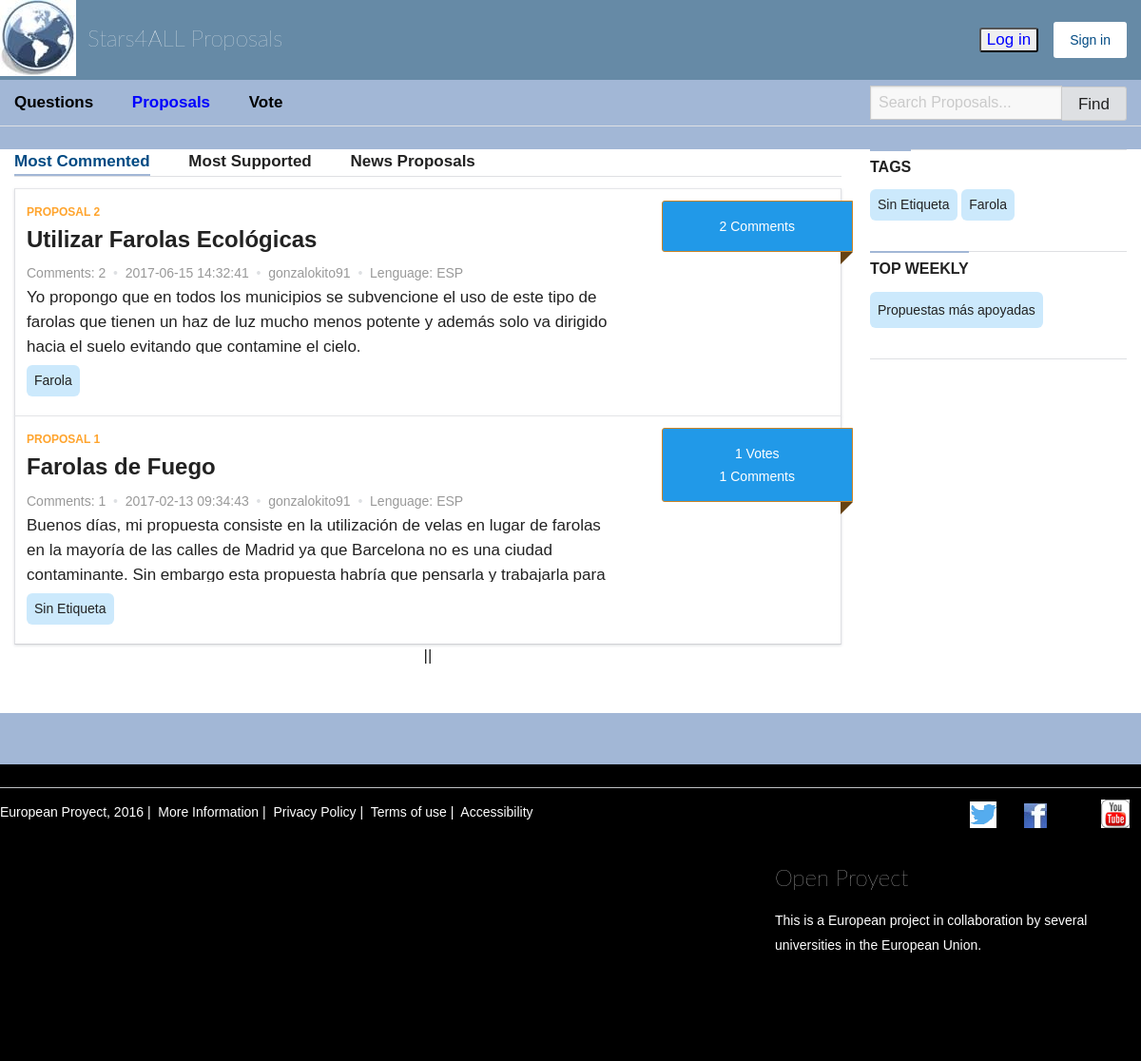
Page /PropuestasCiudadanas.php on the committed database.
### tables this page shows
CREATE TABLE `propuestas` (
  `Id_Unico` int(11) NOT NULL,
  `Titulo_Propuesta` varchar(100) NOT NULL,
  `Cuerpo_Propuesta` varchar(3000) NOT NULL,
  `N_Comentarios` int(11) NOT NULL DEFAULT '0',
  `Propietario` varchar(45) NOT NULL,
  `N_Propuesta` int(11) NOT NULL,
  `Votos` int(11) NOT NULL DEFAULT '0',
  `Etiqueta` varchar(22) NOT NULL DEFAULT 'Sin Etiqueta',
  `Idioma` char(3) NOT NULL,
  `Confirmacion` int(11) NOT NULL DEFAULT '0',
  `Ruta_Fichero` varchar(100) NOT NULL,
  `Fecha_Creacion` timestamp NOT NULL DEFAULT CURRENT_TIMESTAMP
);

### PropuestasCiudadanas.php (the view, shortened to what this page needs)
<?php
$cantidad_resultados_por_pagina = 10;
if (isset($_GET["pagina"])) {
	if (is_string($_GET["pagina"])) {
		 if (is_numeric($_GET["pagina"])) {
			 if ($_GET["pagina"] == 1) {
				 header("Location: PropuestasCiudadanas.php");
				 die();
			 } else {
				 $pagina = $_GET["pagina"];
			};
		 } else {
			 header("Location: PropuestasCiudadanas.php");
			die();
		 };
	};
} else {
	$pagina = 1;
};
$empezar_desde = ($pagina-1) * $cantidad_resultados_por_pagina;
?>
<!DOCTYPE html>
<html lang="es" data-current-user-id="" class="turbolinks-progress-bar"><head><meta http-equiv="Content-Type" content="text/html; charset=UTF-8">
    <link rel="stylesheet" media="screen" href="./css/application-53523c481b0762fedc07b8a19a71a8c4f5c06ebe0617a04e0a8b14e6861d4d2b.css">
</head>
  <body>
    <div class="wrapper">
      <header >
 <div class="row">
    <div class="top-bar">
      <div id="responsive-menu">
        <div class="top-bar-title">
          <a class="hide-for-small-only" accesskey="/" href="./Main.php">
            <img class="hide-for-small-only float-left" src="./css/logo_header-7ffa742c7ffca6e7c1090ee66359b54816619563ddb615f4eaec882e9e1026ea.png" width="80" height="80">
               Stars4ALL Proposals
</a>        </div>
        <div class="top-bar-right">
          <ul class="menu">
  <li>
    <form <?php if ($_SESSION['login']==1){ echo 'style="display:none;"'; } ?> method="post" action="./Main.php" >
	<input style="color:blue;" type="submit" name="commit1" value="Log in">
	</form>
  </li>
  <li>
    <a <?php if ($_SESSION['login']==1){ echo 'style="display:none;"'; } ?> class="button" href="./Registrarse.php">Sign in</a>
  </li>
          </ul>
        </div>
      </div>
    </div>
  </div>
  <div class="subnavigation expanded">
    <div class="row">
      <div class="hide-for-small-only">
        <div class="small-12 medium-9 column">
  <ul>
      <li>
        <a accesskey="d" style="color:black" href="./Debates.php">Questions</a>
      </li>
    <li>
      <a accesskey="p" style="color:blue" href="./PropuestasCiudadanas.php">Proposals</a>
    </li>
    <li>
      <a accesskey="v" style="color:black" href="./PropuestasCiudadanasV.php">Vote</a>
    </li>
  </ul>
</div>
        <div class="small-12 medium-3 column">
            <div id="search_form" class="search-form-header">
  <form action="./PropuestasBusc.php" accept-charset="UTF-8" method="post"><input name="utf8" type="hidden" value="✓">
    <div class="input-group">
      <input type="text" name="search" placeholder="Search Proposals..." class="input-group-field" value="">
      <div class="input-group-button">
        <button type="submit" class="button" title="Buscar">
          Find
        </button>
      </div>
    </div>
</form></div>
        </div>
      </div>
    </div>
  </div>
</header>
<main>
  <div class="wrap row">
    <div id="proposals" class="proposals-list small-12 medium-9 column">
      <section class="submenu">
    <a class="active" href="./PropuestasCiudadanas.php">Most Commented</a>
    <a class="" href="./PropTopVot.php">Most Supported</a>
    <a class="" href="./PropTopNew.php">News Proposals</a>
</section>
  <div id="proposals-list">
  <?php
$obtener_todo_BD = "SELECT * FROM propuestas";
$consulta_todo = mysql_query($obtener_todo_BD);
$total_registros = mysql_num_rows($consulta_todo);
$consulta_resultados = mysql_query("
SELECT Id_Unico,Titulo_Propuesta,Cuerpo_Propuesta,N_Comentarios,Propietario,N_Propuesta,Votos,Etiqueta,Idioma,Confirmacion,Fecha_Creacion
FROM propuestas ORDER BY N_Comentarios DESC
LIMIT $empezar_desde, $cantidad_resultados_por_pagina");
?>
<?php while($datos = mysql_fetch_array($consulta_resultados)){
	$variable1=$datos['Propietario'];
	$variable2=$datos['N_Propuesta'];
	$variable3=$datos['Confirmacion'];?>
<div id="proposal_13745" class="proposal clear " data-type="proposal">
  <div class="panel">
    <div class="row">
      <div class="small-12 medium-9 column">
        <div class="proposal-content">
            <span class="label-proposal float-left">Proposal <?php echo $datos['Id_Unico'] ?></span>
            <h3><a href="./VerProp.php?variable1=<?php echo $variable1 ?>&variable2=<?php echo $variable2 ?>"><?php echo $datos['Titulo_Propuesta'] ?></a></h3>
            <p class="proposal-info">
              <span>Comments: <?php echo $datos['N_Comentarios'] ?></span>
              <span class="bullet">&nbsp;•&nbsp;</span>
              <?php echo $datos['Fecha_Creacion']; ?>
                <span class="bullet">&nbsp;•&nbsp;</span>
                <span class="author">
                  <?php echo $datos['Propietario'] ?>
                </span>
				<span class="bullet">&nbsp;•&nbsp;</span>
                <span class="idioma">
                  Lenguage: <?php echo $datos['Idioma'] ?>
                </span>
            </p>
            <div class="proposal-description">
              <p><?php echo $datos['Cuerpo_Propuesta'] ?></p>
              <div class="truncate"></div>
            </div>
  <span id="tags" class="tags">
      <a href="./PropuestasBuscEtq.php?search='<?php echo $datos['Etiqueta']?>'"><?php echo $datos['Etiqueta'] ?></a>
  </span>
        </div>
      </div>
      <div id="proposal_13745_votes" class="small-12 medium-3 column">
          <div class="text-center">
            <div class="supports">
<div <?php if ($variable3==0){ echo 'style="display:none;"'; } ?>>
    <span class="total-supports">
      <?php echo $datos['Votos'];?> Votes
    </span>
</div>
  <div  class="in-favor">
  <span class="total-supports">
      <?php echo $datos['N_Comentarios'];?> Comments
    </span>
</div>
</div>
          </div>
      </div>
    </div>
  </div>
</div>
<?php
};
?>
<div class="pagination-centered">
    <nav>
<?php
if ($total_registros<>0) {
echo "<li style='list-style:none;text-align: center;' center;=''>";
echo "||";
echo "</li>";
} ?>
    </nav>
  </div>
      </div>
    </div>
    <div <?php $sql = 'SELECT etiqueta,COUNT(*) AS CNT FROM propuestas GROUP BY 1 ORDER BY CNT DESC LIMIT 10';
        $rec = mysql_query($sql);
		$n = 0;
        if (!$rec) {
            die('No se pudo consultar:' . mysql_error());
		}
		else {
			while($result = mysql_fetch_object($rec))
        {
			$etiquetatop[$n] = $result->etiqueta;
            $n++;
		}
		}?>class="small-12 medium-3 column">
      <aside class="margin-bottom">
            <div id="tag-cloud" class="tag-cloud">
  <div class="sidebar-divider"></div>
  <h3 class="sidebar-title">Tags</h3>
  <br>
<?php $cont1=0; while ($cont1<sizeof($etiquetatop)){?>
<a href="./PropuestasBuscEtq.php?search='<?php echo $etiquetatop[$cont1]?>'">
      <span class="tag"><?php echo $etiquetatop[$cont1]?></span>
</a>
<?php $cont1++;}?>
            <div class="sidebar-divider"></div>
<h3 class="sidebar-title">Top Weekly</h3>
<p>
  <a href="./PropTopVot.php">Propuestas más apoyadas</a>
</p>
          <div class="sidebar-divider"></div>
      </aside>
    </div>
  </div>
</main>
      <div class="push"></div>
    </div>
    <div class="footer">
      <footer>
	<div class="row">
  <div class="subfooter row">
    <div class="small-12 medium-8 column">
      <p>
        European Proyect, 2016&nbsp;|&nbsp;
        <a target="_blank" href="./Construccion.html">More Information</a>&nbsp;|&nbsp;
        <a target="_blank" href="./Construccion.html">Privacy Policy</a>&nbsp;|&nbsp;
        <a target="_blank" href="./CondicionesUSO.html">Terms of use</a>&nbsp;|&nbsp;
        <a target="_blank" href="./Construccion.html">Accessibility</a>
      </p>
    </div>
    <div class="small-12 medium-4 column social">
      <div class="text-right">
        <ul>
            <li class="inline-block">
              <a target="_blank" title="Twitter (se abre en ventana nueva)" href="https://twitter.com/stars4all_es">
                <span class="icon-twitter" aria-hidden="true"></span>
</a>            </li>
            <li class="inline-block">
              <a target="_blank" title="Facebook (se abre en ventana nueva)" href="https://es-la.facebook.com/stars4all/?ref=page_internal">
                <span class="icon-facebook" aria-hidden="true"></span>
</a>            </li>
            <li class="inline-block">
            </li>
            <li class="inline-block">
              <a target="_blank" title="YouTube (se abre en ventana nueva)" href="https://www.youtube.com/.../UCIYulJmvihMGfRB2SsUkDpQ">
                <span class="icon-youtube" aria-hidden="true"></span>
</a>            </li>
        </ul>
      </div>
    </div>
  </div>
      <div class="small-12 large-4 column">
      <h1 class="logo">
        <a href="./Main.php">Open Proyect</a>
      </h1>
      <p class="info">
	  This is a European project in collaboration by several universities in the European Union.
      </p>
    </div>
</footer>
    </div>
</body></html>

### rows in the picture
propuestas: Id_Unico "2", Titulo_Propuesta "Utilizar Farolas Ecológicas", N_Comentarios "2", Fecha_Creacion "2017-06-15 14:32:41", Propietario "gonzalokito91", Idioma "ESP", Cuerpo_Propuesta "Yo propongo que en todos los municipios se subvencione el uso de este tipo de farolas que tienen un haz de luz mucho menos potente y además solo va dirigido…", Etiqueta "Farola"
propuestas: Id_Unico "1", Titulo_Propuesta "Farolas de Fuego", N_Comentarios "1", Fecha_Creacion "2017-02-13 09:34:43", Propietario "gonzalokito91", Idioma "ESP", Cuerpo_Propuesta "Buenos días, mi propuesta consiste en la utilización de velas en lugar de farolas en la mayoría de las calles de Madrid ya que Barcelona no es una ciudad…", Etiqueta "Sin Etiqueta", Votos "1"

### other values in the picture
$etiquetatop[$cont1] "Sin Etiqueta"
$etiquetatop[$cont1] "Farola"
